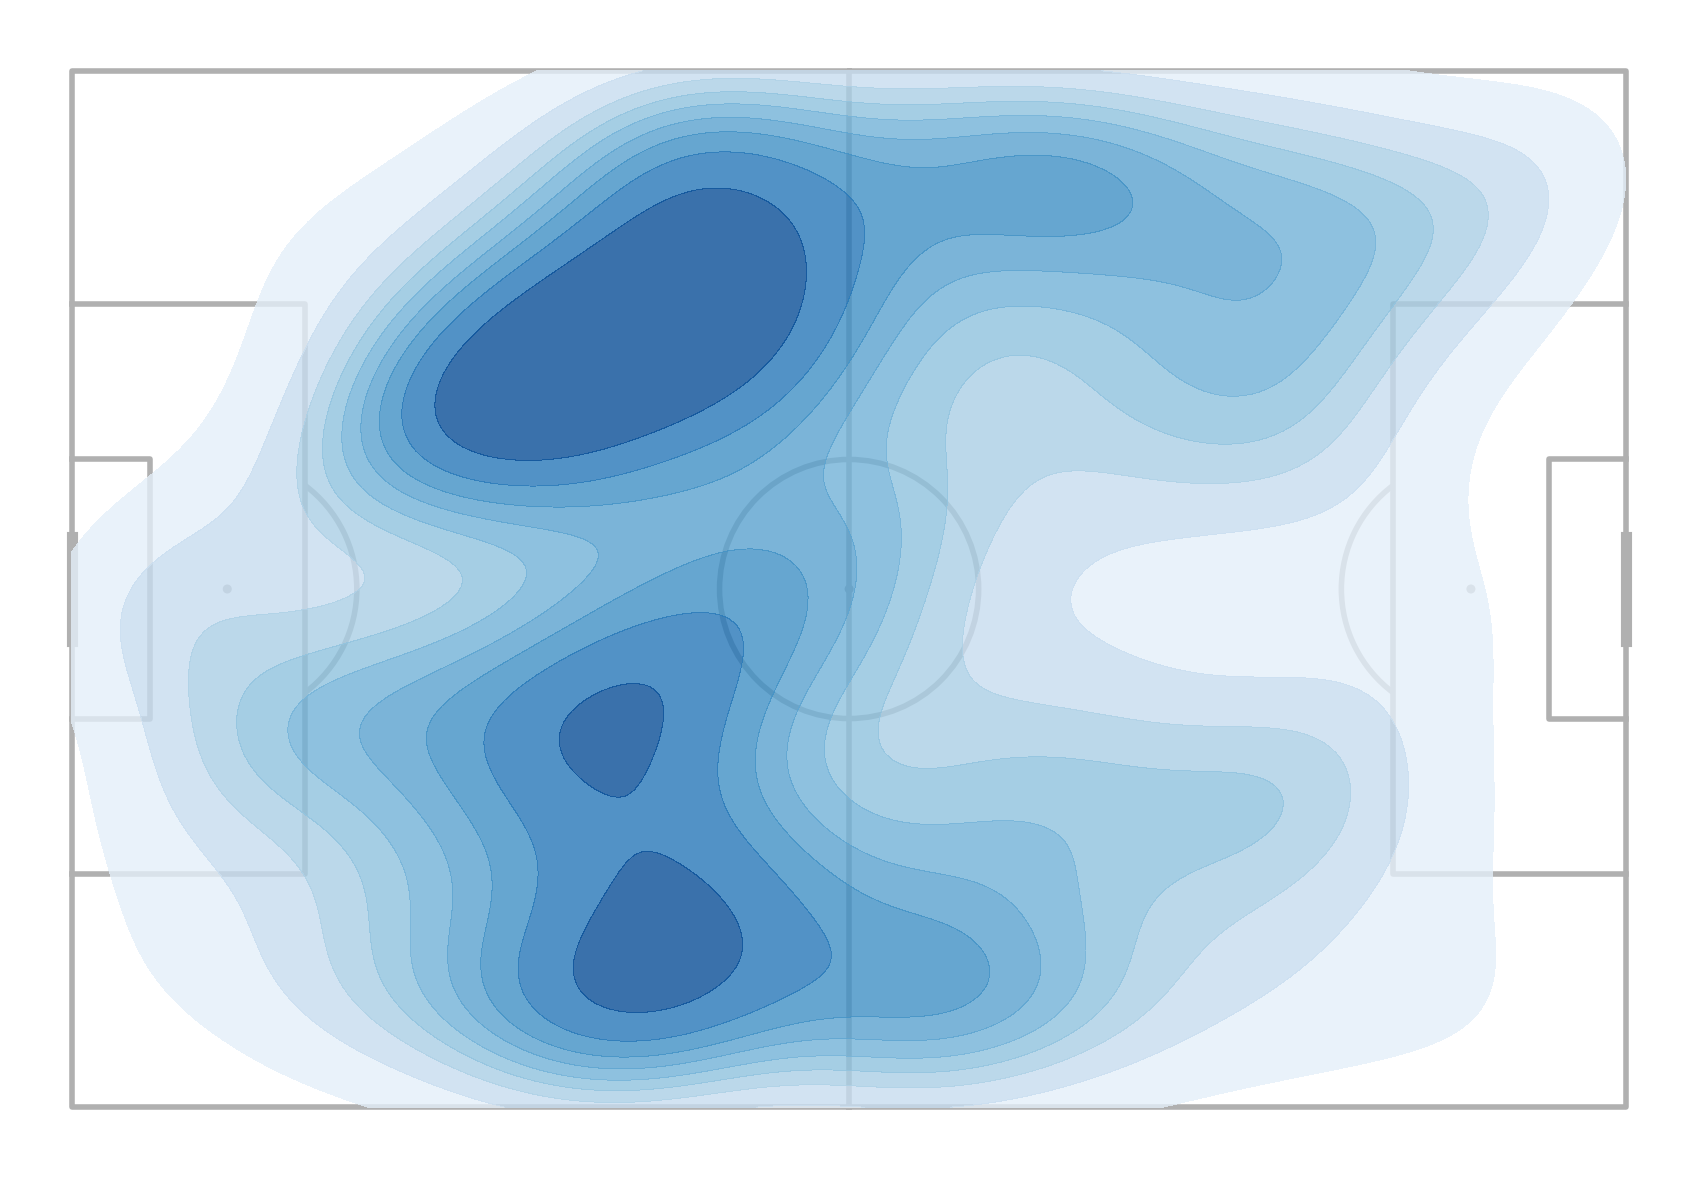

Source code (Python):
!pip install statsbombpy==1.6.1 --quiet
!pip install mplsoccer==1.1.10 --quiet
!pip install kloppy==3.7.1 --quiet
!pip install tqdm --quiet

from statsbombpy import sb
import mplsoccer as mpl
from kloppy import metrica
import numpy as np
import pandas as pd
import matplotlib.pyplot as plt
from tqdm import tqdm

from matplotlib.colors import ListedColormap, to_hex
def bulid_cmap(x, y):
    r,g,b = x
    r_, g_, b_ = y
    N = 256
    A = np.ones((N, 4))
    A[:, 0] = np.linspace(r, 1, N)
    A[:, 1] = np.linspace(g, 1, N)
    A[:, 2] = np.linspace(b, 1, N)
    cmp = ListedColormap(A)
    
    B = np.ones((N, 4))
    B[:, 0] = np.linspace(r_, 1, N)
    B[:, 1] = np.linspace(g_, 1, N)
    B[:, 2] = np.linspace(b_, 1, N)
    cmp_ = ListedColormap(B)
    
    newcolors = np.vstack((cmp(np.linspace(0, 1, 128)),
                            cmp_(np.linspace(1, 0, 128))))
    return ListedColormap(newcolors)

blue, red = (44,123,182), (215,25,28)
blue = [x/256 for x in blue]
red = [x/256 for x in red]
diverging = bulid_cmap(blue, red)
diverging_r = bulid_cmap(red, blue)

# Cleaning the data 
#filtering for events that match the game we are going for from a huge data base
# filtering for events that match the worldcup final and tranforming event data to  be useful, makeing use of coordinate data and tranforming it to right metrics and they using it to determine length and direction of passes

matches = sb.matches(competition_id=43, season_id=106)
final = matches[matches['competition_stage'] == "Final"].iloc[0]
match_id = final.loc['match_id']
events = sb.events(match_id = match_id)

# Visualizations 
#Passing Chart


passes = events[(events['type'] == "Pass") & 
                (events['player_id'] == 5503)]
coordinates = passes[['location', 'pass_end_location']]
x1, y1 = np.array(coordinates['location'].tolist()).T
x2, y2 = np.array(coordinates['pass_end_location'].tolist()).T

pitch = mpl.Pitch()
fig, ax = pitch.draw(figsize=(9, 6))

p = pitch.arrows(x1, y1, x2, y2, alpha=0.4, color=blue,
                 headaxislength=3, headlength=3, headwidth=4, width=2, ax=ax)

#shot chart

shots = events[(events['type'] == "Shot") & 
               (events['team'] == "Argentina") &
               (events['shot_type'] != "Penalty")]

x, y = np.array(shots['location'].tolist()).T
xg = np.array(shots['shot_statsbomb_xg'].tolist())
goal = [red if g == "Goal" else 'black' for g in shots['shot_outcome'].to_list()]

pitch = mpl.Pitch()
fig, ax = pitch.draw(figsize=(9, 6))
p = pitch.scatter(x, y, s=xg*100, c=goal, alpha=0.8, ax=ax)

#Heat Map 

arg_events = events[~pd.isna(events['location']) & 
                    (events['team'] == "Argentina")]
x, y = np.array(arg_events['location'].tolist()).T

pitch = mpl.Pitch()
fig, ax = pitch.draw(figsize=(9, 6))
k = pitch.kdeplot(x, y, cmap='Blues', fill=True, levels=10, alpha=0.8, ax=ax)
